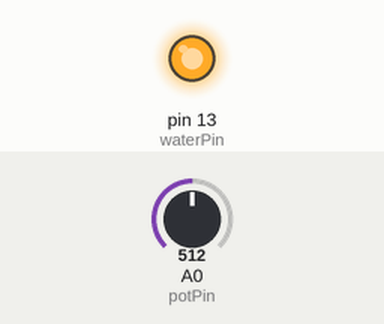
The sketch below on a simulated Arduino Uno, built with avr-gcc and run on an emulated ATmega328P. Parts: output pins drawn as LEDs (lit = HIGH). Inputs (shaded band) come from the test bench; at power-on: A0 (potPin) = 512.

Above: at 5.8 s.
5.9 s: A0 (potPin) set to 122
11.9 s: A0 (potPin) set to 0
17.9 s: A0 (potPin) set to 306
At 20.2 s:
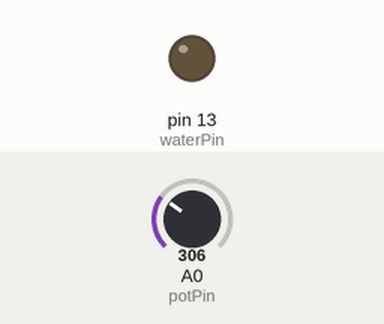
Timing chart, 0 to 31.3 s (numbered marks = the images above; inputs shaded):
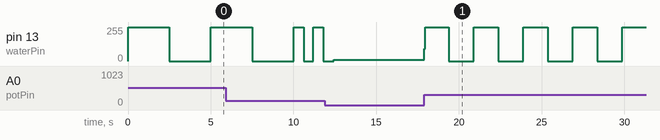

The sketch:

rainfall_simulator.ino
```cpp
// Rainfall Simulator
// Author:Reagan,Andrew

int potPin = 0;    // select the input pin for the potentiometer
int waterPin = 13;   // select the pin for the LED
int val = 0;       // variable to store the value coming from the sensor

void setup() {
  pinMode(waterPin, OUTPUT);  // declare the ledPin as an OUTPUT
}

void loop() {
  val = map(analogRead(potPin),0,1023,0,5000);    // read the value from the sensor
  digitalWrite(waterPin, HIGH);  // turn the ledPin on
  delay(val);                  // stop the program for some time
  digitalWrite(waterPin, LOW);   // turn the ledPin off
  delay(val);                  // stop the program for some time
}
```

Measured:
- after the input at 17.9 s, pin 13 (waterPin): 11/255 → 93/255 at once, then repeats every 2.9 s: 255/255 1.4 s, 0/255 1.5 s
